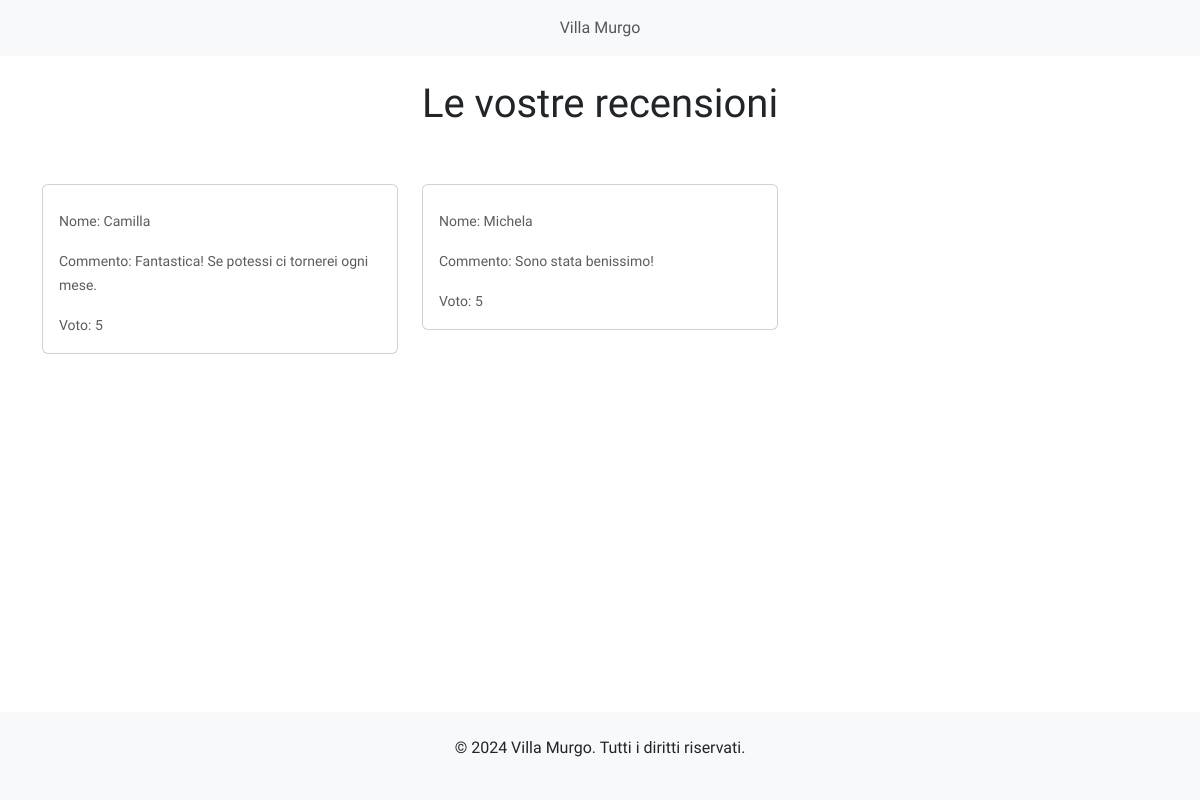
The app's page /recensioni/ with its own data.
### homepage/models.py (models this page shows, shortened)
class Recensione(models.Model):
    nome = models.CharField(max_length=100)
    commento = models.TextField()
    voto = models.IntegerField(choices=[(i, str(i)) for i in range(1, 6)])  # Valutazione da 1 a 5
    data_creazione = models.DateTimeField(auto_now_add=True)

### homepage/views.py (the view)
# urls.py: path('recensioni/', views.gestisci_recensioni, name='recensioni'),
def gestisci_recensioni(request):
    recensioni = Recensione.objects.order_by('-data_creazione')
    return render(request, 'homepage/recensioni.html', {'recensioni': recensioni})

### homepage/templates/homepage/recensioni.html (shortened to what this page needs)
<!DOCTYPE html>
<html lang="en">
<head>
    <link href="https://cdn.jsdelivr.net/npm/bootstrap@5.3.0-alpha1/dist/css/bootstrap.min.css" rel="stylesheet">
</head>
<body>
    <nav class="navbar navbar-expand-lg navbar-light bg-light">
        <div class="container-fluid">
            <div class="collapse navbar-collapse" id="navbarNav">
                <ul class="navbar-nav">
                    <li class="nav-item">
                        <a class="nav-link" href="{% url 'homepage' %}">Villa Murgo</a>
                    </li>
                </ul>
            </div>
        </div>
    </nav>
    <div class="container">
        <h1 class="text-center my-4">Le vostre recensioni</h1>
        <div class="row">
                {% for recensione in recensioni %}
                    <div class="col-md-4">
                        <div class="card recensioni-card">
                            <div class="card-body">
                                <p class="card-text"><small class="text-muted">Nome: {{ recensione.nome }}</small></p>
                                <p class="card-text"><small class="text-muted">Commento: {{ recensione.commento }}</small></p>
                                <p class="card-text"><small class="text-muted">Voto: {{ recensione.voto }}</small></p>
                            </div>
                        </div>
                    </div>
                {% endfor %}
        </div>
    </div>
    <footer class="text-center py-4 bg-light mt-auto">
        <p>&copy; 2024 Villa Murgo. Tutti i diritti riservati.</p>
    </footer>
</body>
</html>

### homepage/templates/homepage/recensioni.html (style rules this page uses)
@media (min-width: 992px) { .card { transition: transform 0.3s ease-in-out; } }
body { font-family: 'Gabarito', sans-serif; display: flex; flex-direction: column; min-height: 100vh; }
.container { flex: 1; }
.recensioni-card { margin-top: 2rem; }
.navbar-nav { display: flex; justify-content: center; width: 100%; }
.navbar-collapse { justify-content: center; }

### records on screen
Recensione: nome "Camilla", commento "Fantastica! Se potessi ci tornerei ogni mese.", voto "5"
Recensione: nome "Michela", commento "Sono stata benissimo!", voto "5"
